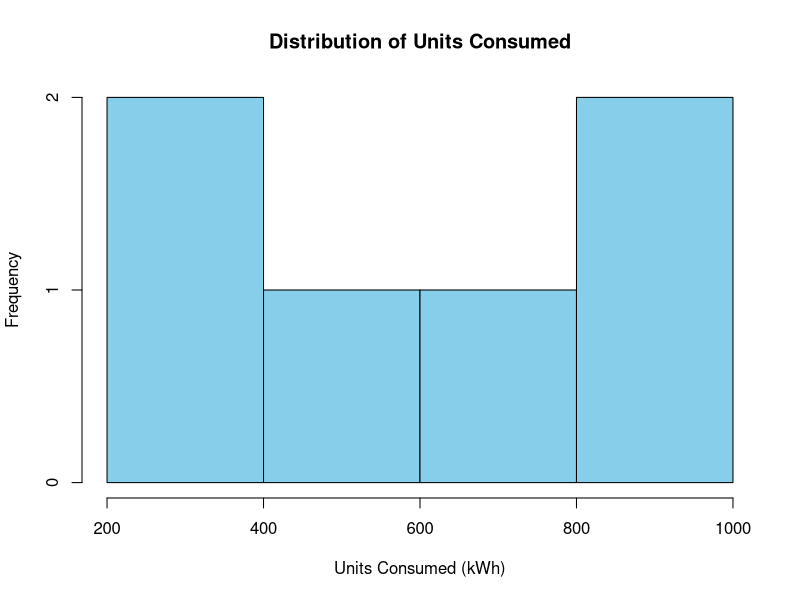
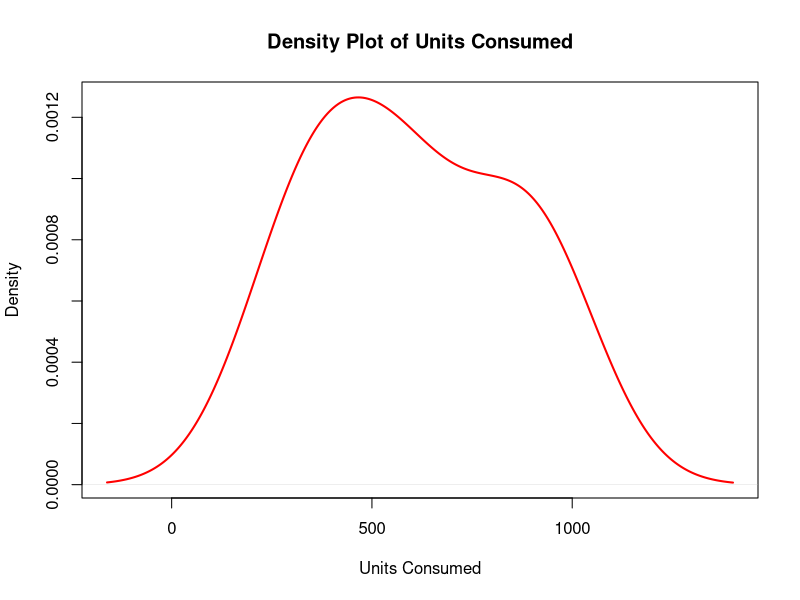
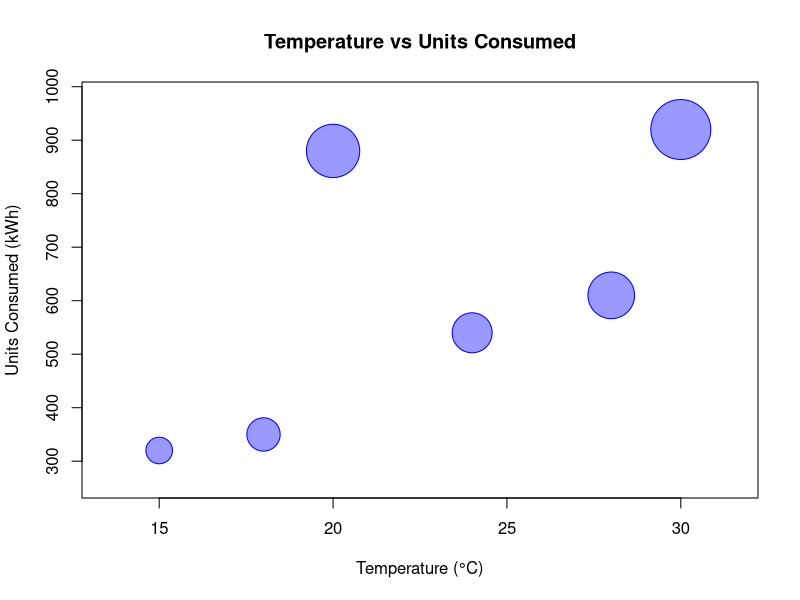
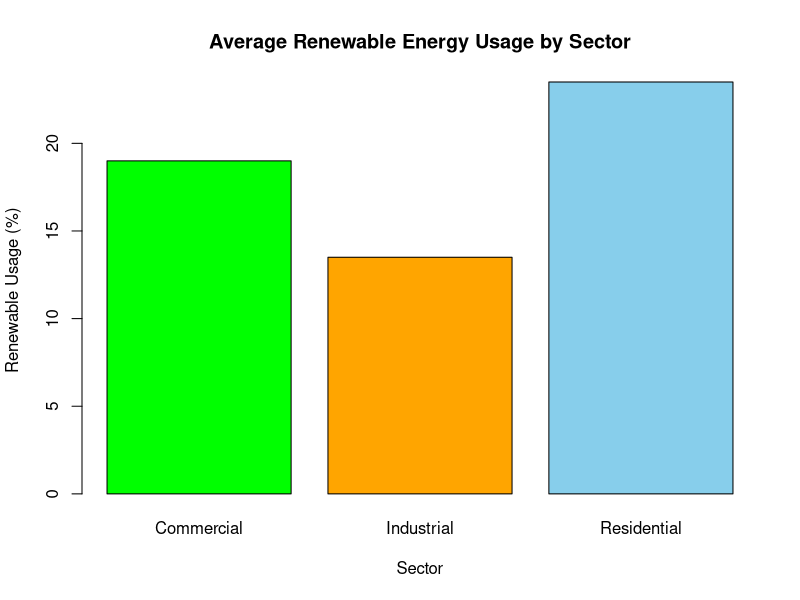

These charts were generated, in order, by the following R code:
# Energy Consumption Dataset
Sector <- c("Residential","Commercial","Industrial",
            "Residential","Commercial","Industrial")
Region <- c("North","South","West",
            "East","North","South")
Month <- c("Jan","Jan","Feb","Feb","Mar","Mar")
Temperature <- c(15,24,20,18,28,30)
Units_Consumed <- c(320,540,880,350,610,920)
Cost <- c(2100,3600,5900,2300,4100,6200)
Renewable_Usage <- c(22,18,12,25,20,15)
Peak_Hours <- c(4,6,8,5,7,9)
energy <- data.frame(
  Sector,
  Region,
  Month,
  Temperature,
  Units_Consumed,
  Cost,
  Renewable_Usage,
  Peak_Hours
)
print(energy)
hist(energy$Units_Consumed,
     main="Distribution of Units Consumed",
     xlab="Units Consumed (kWh)",
     ylab="Frequency",
     col="skyblue",
     border="black")
plot(density(energy$Units_Consumed),
     main="Density Plot of Units Consumed",
     xlab="Units Consumed",
     col="red",
     lwd=2)
symbols(energy$Temperature,
        energy$Units_Consumed,
        circles=energy$Peak_Hours,
        inches=0.3,
        bg=rgb(0,0,1,0.4),
        fg="blue",
        xlab="Temperature (°C)",
        ylab="Units Consumed (kWh)",
        main="Temperature vs Units Consumed")
avg_usage <- aggregate(Renewable_Usage ~ Sector,
                       data=energy,
                       mean)

print(avg_usage)
barplot(avg_usage$Renewable_Usage,
        names.arg=avg_usage$Sector,
        main="Average Renewable Energy Usage by Sector",
        xlab="Sector",
        ylab="Renewable Usage (%)",
        col=c("green","orange","skyblue"))
